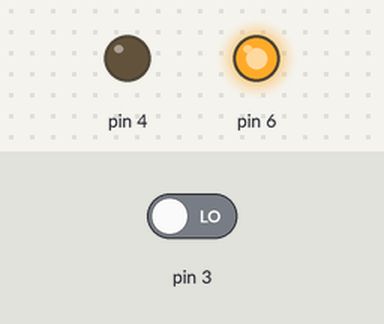
This sketch was run on a simulated Arduino Uno, built with avr-gcc and run on an emulated ATmega328P. Shown: output pins drawn as LEDs (lit = HIGH). Inputs (shaded band) come from the test bench; at power-on: pin 3 LOW. Pins used as bus, display or sensor lines are not drawn.

Above: at 0.1 s.
Timing chart, 0 to 1.6 s (numbered marks = the images above):
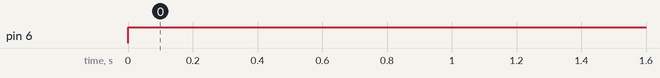

The sketch:

STM32code.ino
```cpp
int cflPin = PB4;
int buzzerPin = PB1;
int flamePin = PB0;
int smokePin = PB3;
int wifiPin = PB6;
int error =0;
int i;
int messageSent = 0;
void setup() {
  // put your setup code here, to run once:
Serial.begin(9600);
pinMode(cflPin,OUTPUT);
pinMode(buzzerPin,OUTPUT);
pinMode(flamePin,INPUT);
pinMode(smokePin,INPUT);
pinMode(wifiPin,OUTPUT);
}

void loop() {
while(digitalRead(smokePin)==0)
{

 if(messageSent==0)
 {
   digitalWrite(wifiPin,HIGH);
  messageSent = 1;
 }

  digitalWrite(cflPin,LOW);
  digitalWrite(buzzerPin,HIGH);
  delay(100);
  digitalWrite(buzzerPin,LOW);
  delay(100);
  digitalWrite(buzzerPin,HIGH);
  delay(100);
  digitalWrite(buzzerPin,LOW);
 if(digitalRead(flamePin)==0)
 {
  break;
 }
  delay(2000);
}
while(digitalRead(flamePin)==0)
{
  if(messageSent ==0)
  {
    digitalWrite(wifiPin,HIGH);
    messageSent =1;
  }
  digitalWrite(buzzerPin,HIGH);
  digitalWrite(cflPin,LOW);
  delay(2000);

}
while(digitalRead(smokePin)==0 && digitalRead(flamePin)==0)
{
    if(messageSent ==0)
  {
    digitalWrite(wifiPin,HIGH);
    messageSent =1;
  }
  digitalWrite(buzzerPin,HIGH);
  digitalWrite(cflPin,LOW);
  delay(2000);
}
/*
 while(digitalRead(smokePin)==0&&digitalRead(flamePin)==0)
 {
    digitalWrite(wifiPin,HIGH);
  digitalWrite(cflPin,LOW);
   for(i=700;i<800;i++){
    tone(buzzerPin,i);
    delay(15);
   }
  for(i=800;i>700;i--){
   tone(buzzerPin,i);
   delay(15);
   }
   delay(5000);
 }

*/
 digitalWrite(cflPin,HIGH);
 digitalWrite(buzzerPin,LOW);


}
```

Measured:
- by itself, pin 6: LOW → HIGH at 0.00 s
